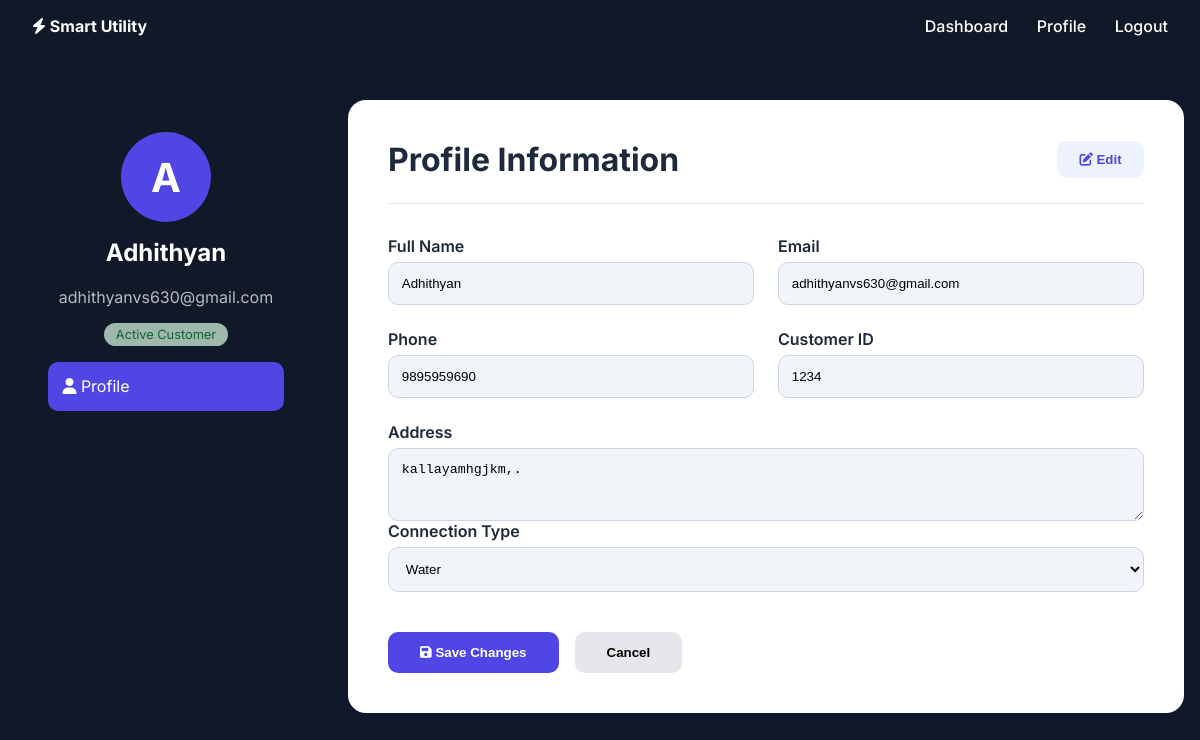
The page /consumer/profile/edit/ (signed in) on the database its author committed.
### app/models.py (models this page shows, shortened)
class User(AbstractUser):
    ROLE_CHOICES = (
        ('ADMIN', 'Admin'),
        ('CUSTOMER', 'Customer'),
        ('STAFF', 'Staff'),
    )
    role = models.CharField(
        max_length=20,
        choices=ROLE_CHOICES,
        default='CUSTOMER'
    )
    phone = models.CharField(
        max_length=15,
        blank=True,
        null=True,
        unique=True
    )

class Customer(models.Model):
    user = models.OneToOneField(
        User,
        on_delete=models.CASCADE,
        related_name='customer_profile'
    )
    customer_id = models.CharField(max_length=20, unique=True)
    address = models.TextField()
    connection_type = models.CharField(
        max_length=20,
        choices=[
            ('ELECTRICITY', 'Electricity'),
            ('WATER', 'Water'),
            ('GAS', 'Gas')
        ]
    )

### app/views.py (the view, shortened to what this page needs)
# urls.py: path('consumer/profile/edit/',views.edit_profile,name='edit_profile'),
@login_required
def edit_profile(request):
    user = request.user
    customer = get_object_or_404(Customer, user=user)
    return render(request, 'consumer/edit_profile.html', {
        'customer': customer
    })

### app/templates/consumer/edit_profile.html (shortened to what this page needs)
{% load static %}
<!DOCTYPE html>
<html lang="en">
<head>
<link rel="stylesheet" href="https://cdnjs.cloudflare.com/ajax/libs/font-awesome/6.4.0/css/all.min.css">
</head>
<body>
<div class="navbar">
    <strong><i class="fas fa-bolt"></i> Smart Utility</strong>
    <div>
        <a href="{% url 'customer_dashboard' %}">Dashboard</a>
        <a href="{% url 'profile' %}">Profile</a>
        <a href="{% url 'customer_login' %}">Logout</a>
    </div>
</div>
<div class="container">
<div class="sidebar">
    <div class="avatar">{{ user.first_name|first|upper }}</div>
    <h2>{{ user.first_name }}</h2>
    <p>{{ user.email }}</p>
    <p><span class="badge">Active Customer</span></p>
    <div class="menu">
        <a class="active"><i class="fas fa-user"></i> Profile</a>
    </div>
</div>
<div class="content">
<form method="POST">
<div class="header">
    <h1>Profile Information</h1>
    <button type="button" class="edit-btn" onclick="enableEdit()">
        <i class="fas fa-edit"></i> Edit
    </button>
</div>
<div class="form-grid">
    <div class="form-group">
        <label>Full Name</label>
        <input class="form-control editable" name="name"
               value="{{ user.first_name }}" readonly>
    </div>
    <div class="form-group">
        <label>Email</label>
        <input class="form-control editable" name="email"
               value="{{ user.email }}" readonly>
    </div>
    <div class="form-group">
        <label>Phone</label>
        <input class="form-control editable" name="phone"
               value="{{ user.phone }}" readonly>
    </div>
    <div class="form-group">
        <label>Customer ID</label>
        <input class="form-control" value="{{ customer.customer_id }}" readonly>
    </div>
    <div class="form-group" style="grid-column:1/3">
        <label>Address</label>
        <textarea class="form-control editable"
                  name="address" rows="3" readonly>{{ customer.address }}</textarea>
    </div>
</div>
<div class="form-group">
    <label>Connection Type</label>
    <select name="connection_type" class="form-control editable" readonly>
        <option value="WATER" {% if customer.connection_type == "WATER" %}selected{% endif %}>Water</option>
    </select>
</div>
<div class="actions">
    <button type="submit" class="btn btn-primary">
        <i class="fas fa-save"></i> Save Changes
    </button>
    <button type="button" class="btn btn-secondary" onclick="location.reload()">
        Cancel
    </button>
</div>
</form>
</div>
</div>
</body>
</html>

### app/templates/consumer/edit_profile.html (style rules this page uses)
body { font-family:'Inter',sans-serif; background:#0f172a; margin:0; color:#1e293b; }
.navbar { background:#111827; color:#fff; padding:1rem 2rem; display:flex; justify-content:space-between; align-items:center; }
.navbar a { color:#fff; text-decoration:none; margin-left:1.5rem; font-weight:500; }
.container { max-width:1200px; margin:2rem auto; padding:1rem; display:grid; grid-template-columns:300px 1fr; gap:2rem; }
.sidebar { background:#111827; border-radius:16px; padding:2rem; color:#fff; }
.avatar { width:90px; height:90px; border-radius:50%; background:#4f46e5; display:flex; align-items:center; justify-content:center; font-size:2.5rem; font-weight:700; margin:auto; }
.sidebar h2 { text-align:center; margin-top:1rem; }
.sidebar p { text-align:center; opacity:.7; }
.menu a { display:block; padding:.9rem; border-radius:10px; margin-top:.5rem; color:#cbd5f5; text-decoration:none; }
.menu a:hover, .menu a.active { background:#4f46e5; color:#fff; }
.content { background:#fff; border-radius:18px; padding:2.5rem; }
.header { display:flex; justify-content:space-between; align-items:center; border-bottom:1px solid #e5e7eb; padding-bottom:1.5rem; }
.header h1 { margin:0; }
.edit-btn { background:#eef2ff; color:#4f46e5; border:none; padding:.7rem 1.4rem; border-radius:10px; font-weight:600; cursor:pointer; }
.form-grid { margin-top:2rem; display:grid; grid-template-columns:1fr 1fr; gap:1.5rem; }
.form-group { display:flex; flex-direction:column; }
.form-group label { font-weight:600; margin-bottom:.4rem; }
.form-control { padding:.8rem; border-radius:10px; border:1px solid #cbd5e1; background:#f8fafc; }
.form-control[readonly] { background:#f1f5f9; }
.actions { margin-top:2.5rem; display:flex; gap:1rem; }
.btn { padding:.8rem 2rem; border-radius:10px; border:none; font-weight:600; cursor:pointer; }
.btn-primary { background:#4f46e5; color:#fff; }
.btn-secondary { background:#e5e7eb; }
.badge { display:inline-block; background:#dcfce7; color:#15803d; padding:.25rem .75rem; border-radius:999px; font-size:.8rem; }

### rows shown on the page
User: first_name|first "A", first_name "Adhithyan", email "adhithyanvs630@gmail.com", name "Adhithyan", phone "9895959690"
Customer: customer_id "1234", address "kallayamhgjkm,.", connection_type "Water"
